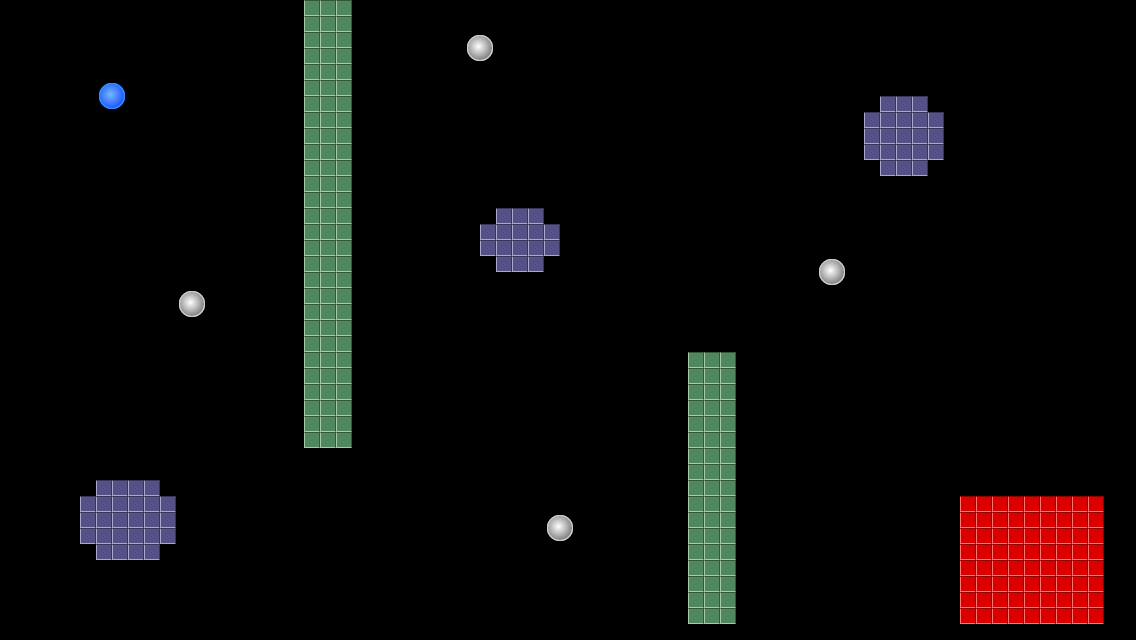

Rendered tile map (Tiled .tmx) drawn with the repository's tilesets; below, a short description and the map source with its tile grids summarised:
An orthogonal 71x40 tile map with 16x16 px tiles, 1 tile layer (Tile Layer 1), 2 tilesets.

<map version="1.0" orientation="orthogonal" width="71" height="40" tilewidth="16" tileheight="16">
 <tileset firstgid="1" name="sprites32" tilewidth="32" tileheight="32">
  <image source="../data/sprites32.png" width="256" height="32" />
 </tileset>
 <tileset firstgid="9" name="sprites16" tilewidth="16" tileheight="16">
  <image source="../data/sprites16.png" width="64" height="16" />
 </tileset>
 <layer name="Tile Layer 1" width="71" height="40">
  <data>[2840 cells, 275 non-empty, 5 distinct tile ids]</data>
 </layer>
</map>
